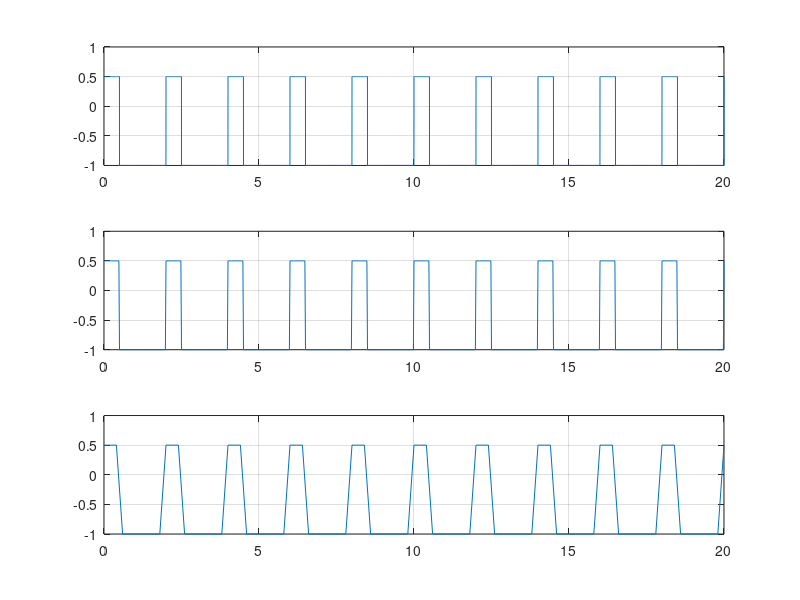

Source code (MATLAB):
%2ms
F1=1/2;
t1=0:0.002:20;
s1=-0.25+0.75*square(2*pi*F1*t1,25);
%semnal dreptunghiular cu perioda de 2s si factor de umplere 25%
subplot(3,1,1),plot(t1,s1),grid

%20ms
F2=1/2;
t2=0:0.02:20;
s2=-0.25+0.75*square(2*pi*F2*t2,25);
subplot(3,1,2),plot(t2,s2),grid

%200ms
F3=1/2;
t3=0:0.2:20;
s3=-0.25+0.75*square(2*pi*F3*t3,25);
subplot(3,1,3),plot(t3,s3),grid